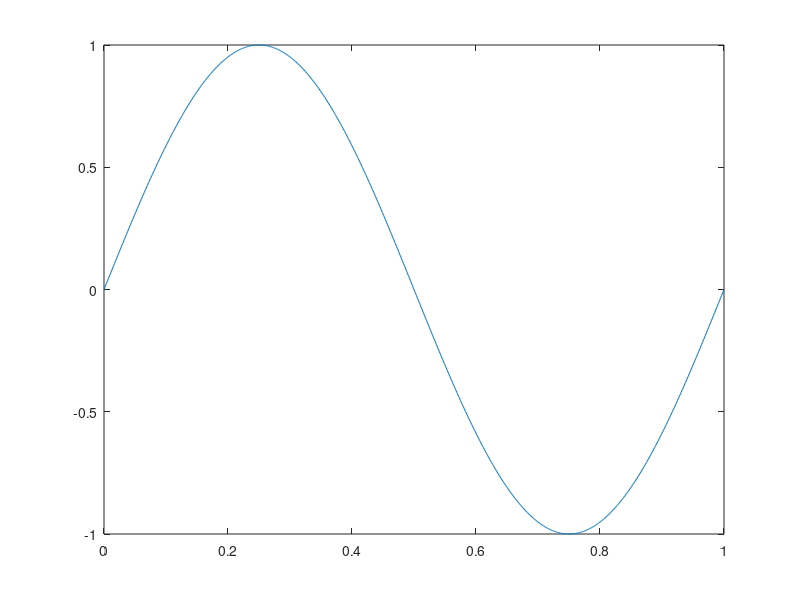

This figure's MATLAB source: (Note: this script raises an error after producing the figure.)
clc
clear
printfigure = 1;

Length = 1;  % length of the rod
Time = 5;  % duration
step_length = 0.001;
step_time = 0.01;
x = 0 : step_length : Length;
t = 0 : step_time : Time;
N_length = length(x);
N_time = length(t);

k = 0.1;  % thermal conductivity in cm^2/s

N = 10;  % order of eigen functions
lambda = 0 : pi / Length : N * pi / Length;  % frequence of eigen functions
f = zeros(N_time, N_length);  % temperature
f(1,:) = sin(x / Length * 2 * pi);
% f(1,:) = floor(x * 5) / 5;
phi = zeros(N + 1, N_length);  % eigen function
T = zeros(N + 1, N_time);  % weights

step_time_max = 2 / k / lambda(end)^2;
if step_time > step_time_max
    ['step_time should be under ',num2str(step_time_max)]
end

plot(x,f(1,:))
setplt('Initial Condition','$x$','$T$','TV_homo_modal_inital_condition_1',printfigure)

phi(1,:) = sqrt(1 / Length);
for i = 2 : N + 1
    for n = 1 : N_length
        phi(i, n) = sqrt(2 / Length) * cos(lambda(i) * x(n));
    end
end

figure
for i = 1 : N + 1
    plot(0:step_length:Length,phi(i,:))
    hold on
end
txt = ['$N = ',num2str(N),'$'];
TEXT = text(0.8,1.2,txt,'FontSize',30);
set(TEXT,'Interpreter','latex')
setplt('Eigenfunctions','$x$','$value$','TV_homo_modal_Eigenfunctions_1',printfigure)

for i = 1 : N + 1
    T(i, 1) = 0;
    for n = 1 : N_length
        T(i, 1) = T(i, 1) + f(1, n) * phi(i, n) * step_length;
    end
end
for i = 1 : N + 1
    for n = 2 : N_time
        T(i, n) = (1 - step_time * k * lambda(i)^2)^n * T(i, 1);
    end
end
for n = 2 : N_time
    for i = 1 : N + 1
        f(n,:) = f(n,:) + T(i,n) * phi(i,:);
    end
end

figure
for n = 1 : 5 : N_time
    plot(x, f(n,:))
    ylim([-1 1])
    set(gca,'Fontsize',20)
    set(gca,'fontname','times new Roman')
    T = title('Temperature Distribution','fontsize',40);
    set(T,'Interpreter','latex')
    T = xlabel('$x$','fontsize',30);
    set(T,'Interpreter','latex')
    T = ylabel('$T$','fontsize',30);
    set(T,'Interpreter','latex')
    set(gcf,'outerposition',get(0,'screensize'));
    txt = ['$t = ',num2str((n-1)*step_time),'$'];
    T = text(0.8,0.6,txt,'FontSize',30);
    set(T,'Interpreter','latex')
    txt = ['$N = ',num2str(N),'$'];
    T = text(0.8,0.8,txt,'FontSize',30);
    set(T,'Interpreter','latex')
    drawnow
    frame=getframe(gcf);
    imind=frame2im(frame);
    [imind,cm] = rgb2ind(imind,256);
    if printfigure == 1
        if n==1
             imwrite(imind,cm,'TV_homo_modal_1.gif','gif', 'Loopcount',inf,'DelayTime',1e-6);
        else
             imwrite(imind,cm,'TV_homo_modal_1.gif','gif','WriteMode','append','DelayTime',1e-6);
        end
    end
end

figure
[X, Y] = meshgrid(x, t);
mesh(X,Y,f)
setmesh('Tempreature Distribution','$x$','$t$','$T$','TV_homo_modal_Ttx_2',printfigure)








